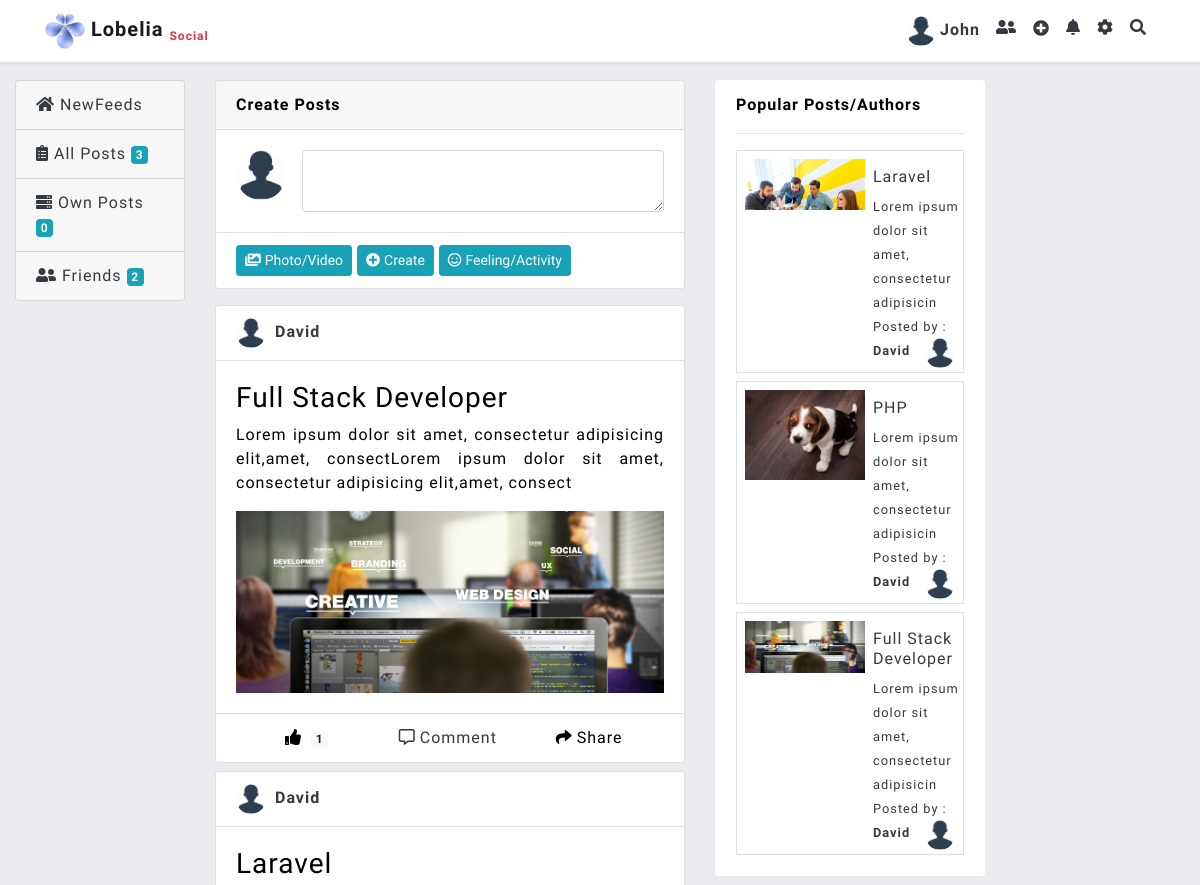
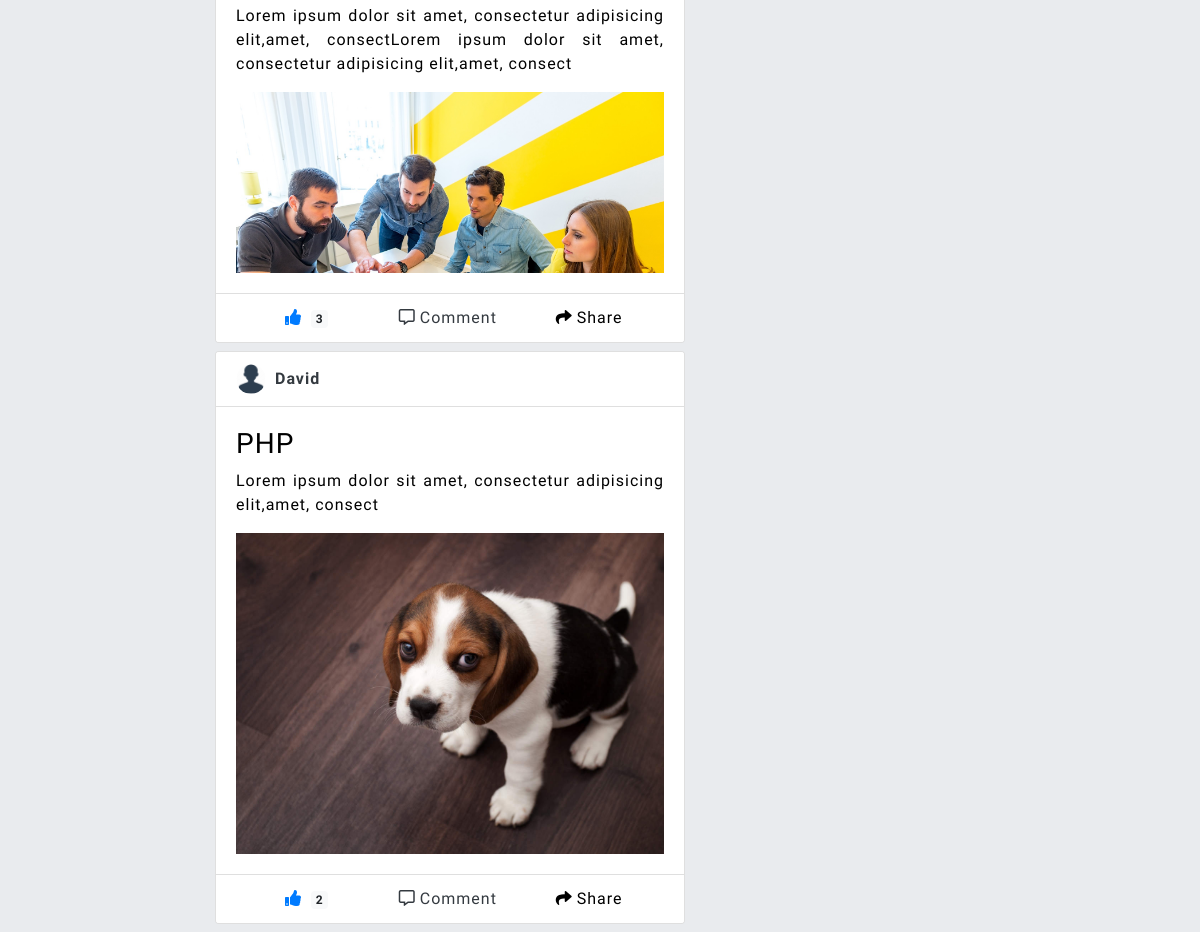
/lobeliasocial/home.php (signed in), run on the app's committed database (2 pictures, top to bottom).
### tables this page shows
CREATE TABLE `user` (
  `id` int(11) NOT NULL,
  `name` varchar(30) NOT NULL,
  `email` varchar(30) NOT NULL,
  `phone` varchar(30) NOT NULL,
  `password` varchar(100) NOT NULL,
  `dob` date NOT NULL,
  `gender` varchar(10) NOT NULL,
  `photo` varchar(100) NOT NULL,
  `address` text NOT NULL,
  `created_date` date NOT NULL,
  `modified_date` date NOT NULL
);

CREATE TABLE `posts` (
  `id` int(11) NOT NULL,
  `title` varchar(100) NOT NULL,
  `description` text NOT NULL,
  `user_id` int(11) NOT NULL,
  `post_photo` varchar(100) NOT NULL,
  `created_date` date NOT NULL,
  `modified_date` date NOT NULL
);

### lobeliasocial/home.php (the view, shortened to what this page needs)
<!DOCTYPE html>
<html>
<head>
	<?php include('cdn.php'); ?>
</head>
<body style="background:#E9EBEE;">
<?php include ('nav.php'); ?>
<div class="container-fluid" style="margin-top: 80px;">
	<div class="row">
		<div class="col-md-2">
			<?php include('leftside.php'); ?>
		</div>
		<div class="col-md-5">
				<div class="post_friend">
			<div class="card mb-3">
				<div class="card-header"><b>Create Posts</b></div>
				<div class="card-body">
				<div class="media">
				  <img src="img/<?php echo $user['photo']; ?>" width="50px;" height="50px" class="mr-3 rounded-circle" alt="...">
				  <div class="media-body">
				    <textarea class="form-control" data-toggle="modal" data-target="#create_post_Modal"></textarea>
				  </div>
				</div>
				</div>
				<div class="card-footer bg-white">
					<button class="btn btn-sm btn-info" data-toggle="modal" data-target="#create_post_Modal"><i class="fas fa-images mr-1"></i>Photo/Video</button>
					<button class="btn btn-sm btn-info" data-toggle="modal" data-target="#create_post_Modal"><i class="fas fa-plus-circle text-white mr-1"></i>Create</button>
					<button class="btn btn-sm btn-info" data-toggle="modal" data-target="#create_post_Modal"><i class="far fa-smile mr-1"></i>Feeling/Activity</button>
				</div>
			</div>
	<?php
	if(isset($_GET['id']))
	{
		$id=$_GET['id'];
	$post_sql = mysqli_query($conn,"SELECT posts.*,user.name,user.photo FROM posts INNER JOIN user ON posts.user_id=user.id WHERE posts.user_id='$id' ORDER BY posts.id DESC");
	}else{
	$post_sql = mysqli_query($conn,"SELECT posts.*,user.name,user.photo FROM posts INNER JOIN user ON posts.user_id=user.id ORDER BY posts.id DESC");
	}
	while($post = mysqli_fetch_assoc($post_sql)){
	?>
			<div class="card mb-2">
				<div class="card-header bg-white">
					<a href="" class="card-link text-dark"><img src="img/<?php echo $post['photo']; ?>" width="30px" height="30px" class="rounded-circle mr-1">
					<b><?php echo $post['name']; ?></b></a>
				</div>
				<div class="card-body">
					<h3><?php echo $post['title']; ?></h3>
					<p class="text-justify"><?php echo $post['description']; ?></p>
		<?php if($post['post_photo']){ ?>
					<img src="img/<?php echo $post['post_photo']; ?>" width="100%;">
		<?php } ?>
				</div>
				<div class="card-footer react bg-white">
					<div>
<?php
$sql2 = mysqli_query($conn,"SELECT * FROM like_data WHERE post_id='".$post['id']."' AND user_id='".$_SESSION['id']."'");
if(mysqli_num_rows($sql2)>0)
{ ?>
<i post_id="<?php echo $post['id']; ?>" class="unlike fas fa-thumbs-up mr-1 text-primary"></i>
<?php }else{ ?>
<i post_id="<?php echo $post['id']; ?>" class="like fas fa-thumbs-up mr-1"></i>
<?php } ?>
<span class="badge badge-light" id="like_here<?php echo $post['id']; ?>">
<?php
$sql1 = mysqli_query($conn,"SELECT * FROM like_data WHERE post_id='".$post['id']."'");
echo mysqli_num_rows($sql1);
?>
</span>
</div>
<div><a href="comment.php?pid=<?php echo $post['id']; ?>" class="text-dark card-link"><i class="far fa-comment-alt mr-1"></i>Comment</a></div>
					<div><i class="fas fa-share mr-1"></i></i>Share</div>
				</div>
			</div>
				<?php } ?>
			</div>
		</div>
		<div class="col-md-3">
			<?php include('popular.php'); ?>
		<div class="col-md-2">
		</div>
</body>
</html>

### lobeliasocial/nav.php (shortened to what this page needs)
<?php
include('db.php');
$user_sql=mysqli_query($conn,"SELECT * FROM user WHERE id='".$_SESSION['id']."'");
$user=mysqli_fetch_assoc($user_sql);
?>
<nav class="navbar navbar-expand-lg shadow-sm navbar-light bg-white container-fluid fixed-top">
<div class="container">
  <a class="navbar-brand" href="home.php">
    <img src="img/brand.png" style="width:40px;">
    <b>Lobelia</b> <sub><small class="text-danger font-weight-bold">Social</small></sub></a>
  <div class="collapse navbar-collapse" id="navbarSupportedContent">
    <ul class="navbar-nav ml-auto">
      <li class="nav-item">
        <a class="nav-link text-dark font-weight-bold" href="home.php"><img src="img/<?php echo $user['photo']; ?>" class="rounded-circle mr-1" width="30px;" height="30px;"><?php echo $user['name']; ?></a>
      </li>
      <li class="nav-item">
        <a class="nav-link text-dark" href="#"><i class="fas fa-user-friends"></i></a>
      </li>
      <li class="nav-item">
        <i data-toggle="modal" data-target="#create_post_Modal" class="nav-link text-dark fas fa-plus-circle mt-1"></i>
      </li>
      <li class="nav-item">
        <a class="nav-link text-dark" href="#"><i class="fas fa-bell"></i></a>
      </li>
      <li class="nav-item dropdown">
        <a class="nav-link font-weight-bold text-dark" href="#" id="navbarDropdown" role="button" data-toggle="dropdown" aria-haspopup="true" aria-expanded="false">
          <i class="fas fa-cog"></i>
        </a>
      </li>
      <li class="nav-item">
        <a class="nav-link text-dark">
<input type="" name="" placeholder="Search Here" class="mr-1 search_input" style="display: none; width: 300px;border:none;outline: none;border-bottom: 1px solid #aaa;"><i class="fas fa-search search_btn"></i></a>
      </li>
  </div>
</div>
</nav>

### lobeliasocial/popular.php
<div class="alert bg-white pop">
				<b>Popular Posts/Authors</b><hr>
<?php
$pop_sql=mysqli_query($conn,"SELECT posts.*,user.name,user.photo FROM posts INNER JOIN like_data ON like_data.post_id=posts.id INNER JOIN user ON posts.user_id=user.id GROUP BY like_data.post_id ORDER BY count(like_data.post_id) DESC LIMIT 0,3");
while($pop=mysqli_fetch_assoc($pop_sql))
{ ?>
			<div class="media border mb-2">
				<a href="" class="card-link text-dark">
			  <div class="media-left">
			    <img src="img/<?php echo $pop['post_photo']; ?>" class="media-object my-2 ml-2" width="120px">
			  </div>
			  <div class="media-body ml-2">
			    <h6 class="media-heading mt-3"><?php echo $pop['title']; ?></h6>
<small><?php echo substr($pop['description'],0,50); ?></small></a><br>
			    <a href="" class="text-dark"><small>Posted by : <b><?php echo $pop['name']; ?></b></small>
			    <img src="img/<?php echo $pop['photo']; ?>" class="rounded-circle float-right mr-2 mb-1" width="30px" height="30px">
			    </a>
			  </div>
			</div>
<?php } ?>
</div>

### lobeliasocial/cdn.php (style rules this page uses)
body { font-family: 'Saira Semi Condensed', sans-serif; letter-spacing: 1px; color:black; }

### lobeliasocial/home.php (style rules this page uses)
.react { display: flex; }
.react div { width: 33%; text-align: center; }

### data on the page
user: photo (picture), name "John"
posts: user.photo (picture), user.name "David", title "Full Stack Developer", description "Lorem ipsum dolor sit amet, consectetur adipisicing elit,amet, consectLorem ipsum dolor sit amet, consectetur adipisicing elit,amet, consect", post_photo (picture), mysqli_num_rows($sql1) "1", description "Lorem ipsum dolor sit amet, consectetur adipisicin"
posts: user.photo (picture), user.name "David", title "Laravel", description "Lorem ipsum dolor sit amet, consectetur adipisicing elit,amet, consectLorem ipsum dolor sit amet, consectetur adipisicing elit,amet, consect", post_photo (picture), mysqli_num_rows($sql1) "3", description "Lorem ipsum dolor sit amet, consectetur adipisicin"
posts: user.photo (picture), user.name "David", title "PHP", description "Lorem ipsum dolor sit amet, consectetur adipisicing elit,amet, consect", post_photo (picture), mysqli_num_rows($sql1) "2", description "Lorem ipsum dolor sit amet, consectetur adipisicin"

### other printed values
$all "3"
$own "0"
$friend "2"
